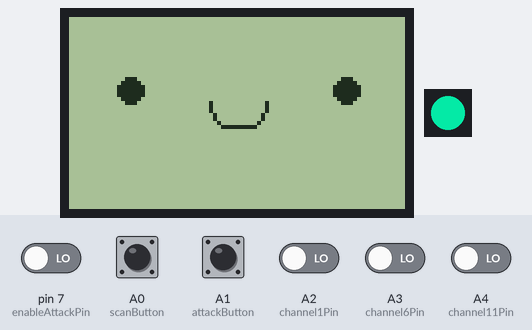
Simulated run of this sketch. Board: Arduino Uno, built with avr-gcc and run on an emulated ATmega328P. Parts: 84×48 one-colour display, 1 RGB LEDs in strip order, left to right. The inputs (shaded band) are chosen by the test bench; at power-on: A0 (scanButton), A1 (attackButton), A2 (channel1Pin), A3 (channel6Pin), A4 (channel11Pin), pin 7 (enableAttackPin) LOW. Dim RGB values are drawn brighter than linear; no radio packets arrive unless stated; what the sketch prints to the serial monitor is not drawn.

Above: at 2.1 s.
At 3.2 s:
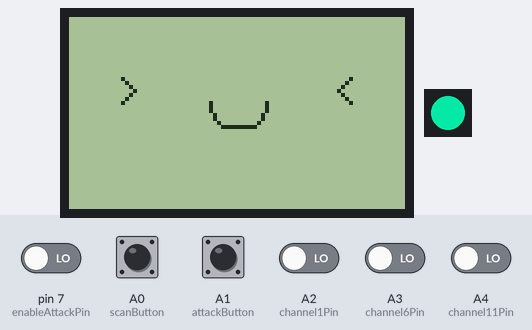
3.3 s: A0 (scanButton) pulled HIGH for 2.35 s
At 5.2 s:
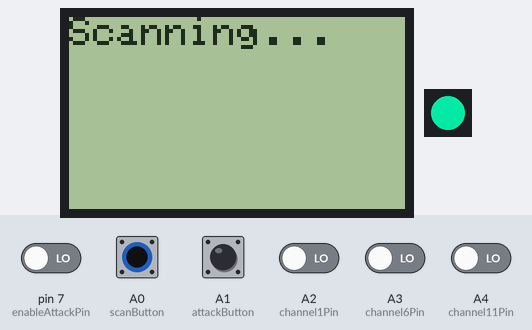
7.1 s: A0 (scanButton) pulled HIGH for 2.35 s
At 9.0 s:
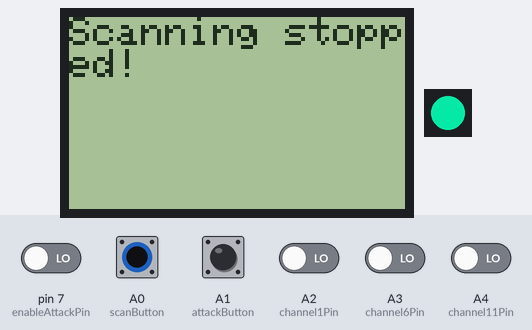
10.9 s: A1 (attackButton) pulled HIGH for 2.35 s
At 14.6 s:
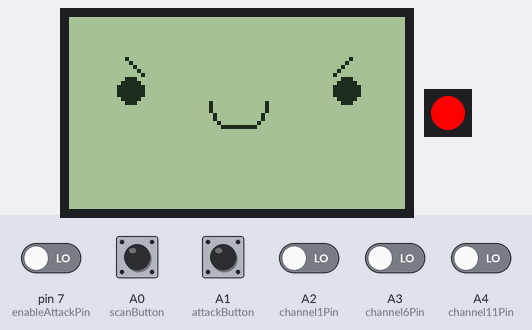
14.7 s: pin 7 (enableAttackPin) driven HIGH
Timing chart, 0 to 17.7 s (numbered marks = the images above; inputs shaded):
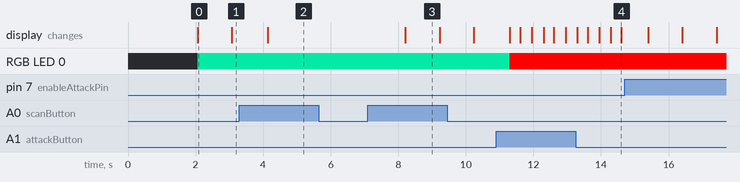

Measured:
- after the input at 3.3 s, the display: changes after 0.84 s (image 2)
- after the input at 7.1 s, the display: changes after 1.1 s (image 3)
- after the input at 10.9 s, the display: changes after 0.40 s (image 4)
- what the display in image 0 shows lasts 1.0 s, from 2.1 s to 3.1 s

The sketch:

bad-robot-badge.ino
```cpp
#include <Adafruit_GFX.h>
#include <Adafruit_PCD8544.h>
#include <Adafruit_NeoPixel.h>
#include <SPI.h>
#include <nRF24L01.h>
#include <RF24.h>

// NRF24L01
#define CE_PIN 9
#define CSN_PIN 10
RF24 radio(CE_PIN, CSN_PIN);

// Neopixel
#define PIN 8
#define LED_COUNT 1
Adafruit_NeoPixel leds = Adafruit_NeoPixel(LED_COUNT, PIN, NEO_GRB + NEO_KHZ800);

// Display Nokia 5110
#define RST 6
#define CE 5
#define DC 4
#define DIN 3
#define CLK 2
Adafruit_PCD8544 display = Adafruit_PCD8544(CLK, DIN, DC, CE, RST);

const int baudRate = 9600;

int arrayLengthArcSmile = 11;
int arcSmileX[11] = {7,7,7,6,6,5,4,3,2,1,0};
int arcSmileY[11] = {6,5,4,3,2,1,0,0,0,0,0};

unsigned long previousMillis = 0;
const long interval = 1000;
int lastAnimation = 0;

const int scanButton = A0;
bool scanState = LOW;
bool lastScanState = LOW;
bool scanning = false;

int enableAttackPin = 7;
int enableAttackState = LOW;
const int attackButton = A1;
int attackState = LOW;
bool lastAttackState = LOW;
bool attacking = false;

const int channel1Pin = A2;
const int channel6Pin = A3;
const int channel11Pin = A4;

int selectedChannel = 0;
const int CHANNEL_1 = 1;
const int CHANNEL_6 = 6;
const int CHANNEL_11 = 11;

bool channel1State = LOW;
bool channel6State = LOW;
bool channel11State = LOW;

const int START_BAND_1 = 1;
const int END_BAND_1 = 23;

const int START_BAND_6 = 26;
const int END_BAND_6 = 48;

const int START_BAND_11 = 51;
const int END_BAND_11 = 73;

int selectedStartBand = 0;
int selectedEndBand = 0;

void setup() {
  display.begin();
  display.setContrast(60);
  display.clearDisplay();

  leds.begin();
  leds.show();

  pinMode(enableAttackPin, INPUT);
  pinMode(scanButton, INPUT);
  pinMode(attackButton, INPUT);
  pinMode(channel1Pin, INPUT);
  pinMode(channel6Pin, INPUT);
  pinMode(channel11Pin, INPUT);

  Serial.begin(baudRate);

  display.setTextSize(1);
  display.setTextColor(BLACK);
  display.setCursor(0, 0);
  display.println("Starting...");
  display.display();

  Serial.println("AT+CWMODE=1");
  delay(2000);
  display.clearDisplay();

  radio.begin();
  radio.setPALevel(RF24_PA_HIGH);
  radio.stopListening();
}

void loop() {
  enableAttackState = digitalRead(enableAttackPin);
  /////////////////////////////
  channel1State = digitalRead(channel1Pin);
  channel6State = digitalRead(channel6Pin);
  channel11State = digitalRead(channel11Pin);
  if (channel1State == HIGH) {
    selectedChannel = CHANNEL_1;
  }
  if (channel6State == HIGH) {
    selectedChannel = CHANNEL_6;
  }
  if (channel11State == HIGH) {
    selectedChannel = CHANNEL_11;
  }
  checkSelectedChannel();
  //////////////////////////////

  if (!attacking) {
    scanState = digitalRead(scanButton);
  }
  if (scanState == HIGH && lastScanState == LOW) {
    delay(50);

    scanning = !scanning;
    if (scanning) {
      display.clearDisplay();
      display.setCursor(0, 0);
      display.setTextSize(1);
      display.setTextColor(BLACK);
      display.println("Scanning...");
      display.display();
    } else {
      display.clearDisplay();
      display.setCursor(0, 0);
      display.setTextSize(1);
      display.setTextColor(BLACK);
      display.println("Scanning stopped!");
      display.display();
      delay(1000);
      display.clearDisplay();
    }
  }

  lastScanState = scanState;
  if (scanning) {
    scan();
  }
  //////////////////////////////////////
  if (!scanning && !attacking) {
    leds.setPixelColor(0, 3, 187, 133);
    leds.show();
    showHappyFace();
  }
  //////////////////////////////////////
  if (!scanning) {
    attackState = digitalRead(attackButton);
  }
  if (attackState == HIGH && lastAttackState == LOW) {
    delay(50);

    attacking = !attacking;
  }

  lastAttackState = attackState;
  if (attacking) {
    leds.setPixelColor(0, 255, 0, 0);
    leds.show();
    showEvilFace();
    attack();
  }
}

void checkSelectedChannel() {
  switch (selectedChannel) {
    case CHANNEL_1:
      selectedStartBand = START_BAND_1;
      selectedEndBand = END_BAND_1;
      break;
    case CHANNEL_6:
      selectedStartBand = START_BAND_6;
      selectedEndBand = END_BAND_6;
      break;
    case CHANNEL_11:
      selectedStartBand = START_BAND_11;
      selectedEndBand = END_BAND_11;
      break;
  }
}

void attack() {
  if (enableAttackState == HIGH) {
    for(int i=selectedStartBand; i<=selectedEndBand; i++){
      radio.setChannel(i);
      const char message[] = "NOISE";
      radio.write(&message, sizeof(message));
    }
  } else {
      display.setCursor(66, 40);
      display.println("OFF");
      display.display();
  }
}

void scan() {
  display.clearDisplay();
  display.setCursor(0, 0);
  display.setTextSize(1);
  display.setTextColor(BLACK);
  display.println("Scanning...");

  Serial.flush();
  Serial.println("AT+CWLAP");
  delay(2000);

  while (Serial.available()) {
    String wifiLine = Serial.readStringUntil('\n');

    if (wifiLine.indexOf("+CWLAP:") != -1 && wifiLine.indexOf('"') != -1) {
      int firstQuote = wifiLine.indexOf('"');
      int secondQuote = wifiLine.indexOf('"', firstQuote + 1);
      if (firstQuote == -1 || secondQuote == -1) continue;

      String ssid = wifiLine.substring(firstQuote + 1, secondQuote);

      // RSSI
      int rssiStart = secondQuote + 2;
      int rssiEnd = wifiLine.indexOf(',', rssiStart);
      if (rssiStart == -1 || rssiEnd == -1) continue;
      String rssi = wifiLine.substring(rssiStart, rssiEnd);

      // Channel
      int macStart = wifiLine.indexOf('"', rssiEnd) + 1;
      int macEnd = wifiLine.indexOf('"', macStart);
      int channelStart = macEnd + 2;
      int channelEnd = wifiLine.indexOf(',', channelStart);
      if (channelEnd == -1) channelEnd = wifiLine.length();
      String channel = wifiLine.substring(channelStart, channelEnd);

      display.clearDisplay();
      display.println(ssid);
      display.println(rssi + " dBm");
      display.println("Ch: " + channel);
      display.display();
      delay(1000);
      break;
    }
  }
}

void showHappyFace() {
  drawHappyFace();
  blinkHappyFace();
}

void showEvilFace() {
  unsigned long currentMillis = millis();

  drawEvilFace(lastAnimation);

  if (currentMillis - previousMillis >= interval) {
    previousMillis = currentMillis;
    if (lastAnimation == 0){
      lastAnimation = 2;
    } else {
      lastAnimation = 0;
    }
  }
}

void drawHappyFace() {
  display.clearDisplay();
  display.fillCircle(15, 18, 3, BLACK);
  display.fillCircle(69, 18, 3, BLACK);
  drawArc(42, 27);
  display.display();
  delay(1000);
}

void drawArc(int centerX, int centerY) {
  for (int i=0; i < (arrayLengthArcSmile * 2); i++) {
    if (i < arrayLengthArcSmile) {
      display.drawPixel(centerX-arcSmileX[i], centerY-arcSmileY[i], BLACK);
    } else {
      display.drawPixel(centerX+arcSmileX[i-arrayLengthArcSmile], centerY-arcSmileY[i-arrayLengthArcSmile], BLACK);
    }
  }
}

void blinkHappyFace() {
  display.clearDisplay();
  display.setTextSize(1);
  display.setTextColor(BLACK);
  display.setCursor(12, 15);
  display.println(">");
  display.setCursor(66, 15);
  display.println("<");
  drawArc(42, 27);
  display.display();
  delay(1000);
}

void drawEvilFace(int offsetX) {
  display.clearDisplay();
  display.setTextSize(1);
  display.setTextColor(BLACK);
  display.setCursor(14-offsetX, 9);
  display.println("\\");
  display.setCursor(66-offsetX, 9);
  display.println("/");
  display.fillCircle(15-offsetX, 18, 3, BLACK);
  display.fillCircle(69-offsetX, 18, 3, BLACK);
  drawArc(42-offsetX, 27);
  display.display();
}
```
